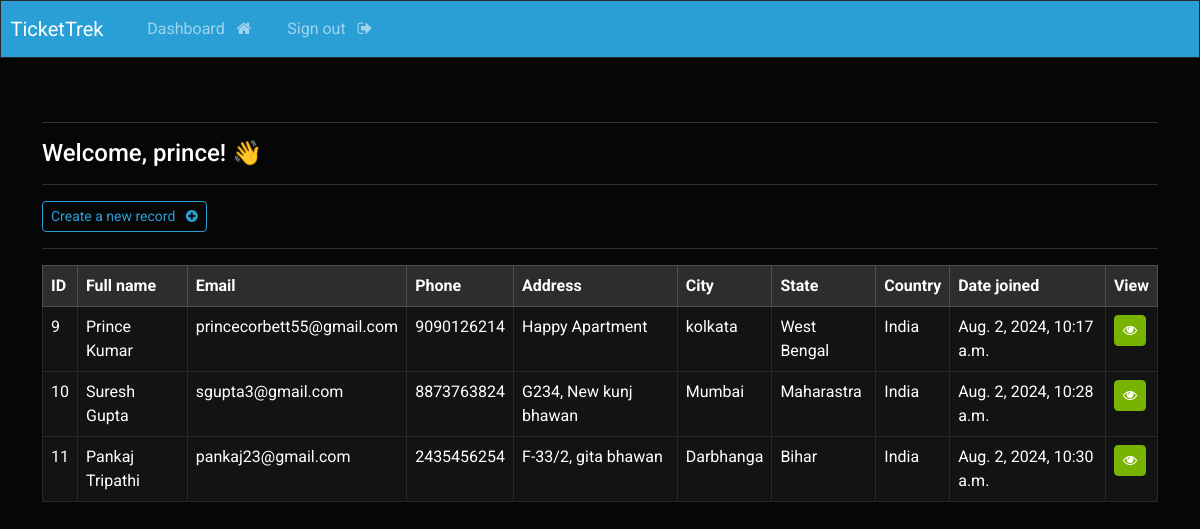
The app's page /dashboard (signed in), older data.
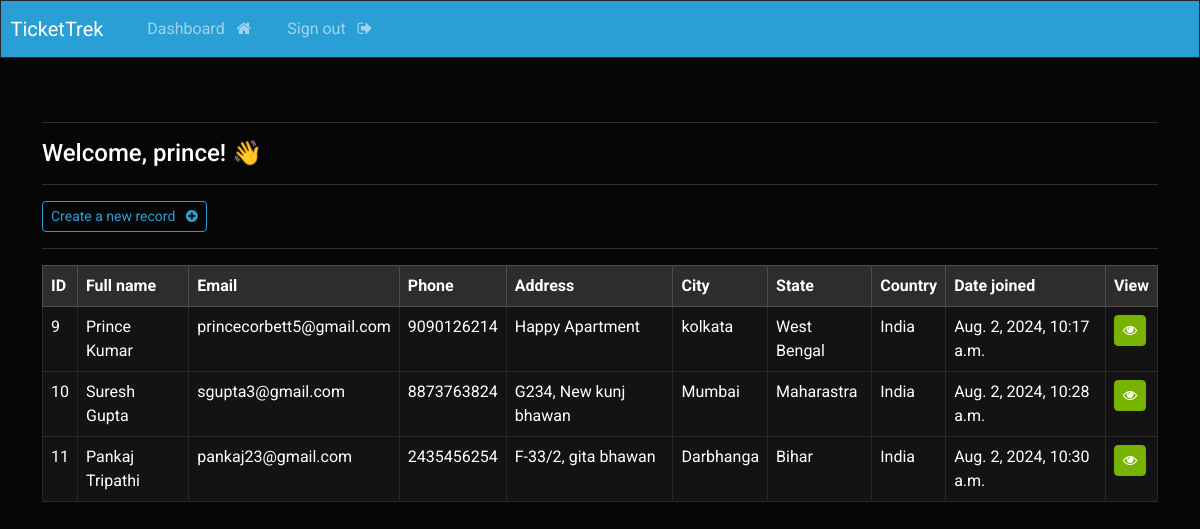
The same page, newer data.
### CRMapp/models.py (models this page shows, shortened)
class Record(models.Model):
    creation_date = models.DateTimeField(auto_now_add=True)
    first_name = models.CharField(max_length=100)
    last_name = models.CharField(max_length=100)
    email = models.EmailField(max_length=300)
    phone = models.CharField(max_length=20)
    address = models.CharField(max_length=300)
    city = models.CharField(max_length=300)
    state = models.CharField(max_length=300, default='default_state')
    country = models.CharField(max_length=100)

### CRMapp/views.py (the view)
# urls.py: path('dashboard', views.dashboard, name="dashboard"),
@login_required(login_url='my-login')
def dashboard(request):
    my_records = Record.objects.all()
    context = {'records': my_records}
    return render(request, 'CRMapp/dashboard.html' , context=context)

### CRMapp/templates/CRMapp/dashboard.html
{% extends 'CRMapp/base.html' %}
{% block content %}
<br>
    <hr>
    <h5> Welcome, {{user}}! 👋 </h5>
    <hr>
    <a class="btn btn-outline-primary btn-sm" href="{% url 'create-record' %}">
        Create a new record &nbsp; <i class="fa fa-plus-circle" aria-hidden="true"></i>
    </a>
    <hr>
    <table class="table table-hover table-bordered">
        <thead class="table-light">
            <tr>
                <th scope="col"> ID </th>
                <th scope="col"> Full name </th>
                <th scope="col"> Email </th>
                <th scope="col"> Phone </th>
                <th scope="col"> Address </th>
                <th scope="col"> City </th>
                <th scope="col"> State </th>
                <th scope="col"> Country </th>
                <th scope="col"> Date joined </th>
                <th scope="col"> View </th>
            </tr>
        </thead>
        <tbody>
        {% if records %}
            {% for record in records %}
            <tr>
                <td> {{record.id}} </td>
                <td> {{record.first_name}}  {{record.last_name}} </td>
                <td> {{record.email}} </td>
                <td> {{record.phone}} </td>
                <td> {{record.address}} </td>
                <td> {{record.city}} </td>
                <td> {{record.state}} </td>
                <td> {{record.country}} </td>
                <td> {{record.creation_date}} </td>
                <td> <a class="btn btn-success btn-sm" href="{% url 'record' record.id %}"> <i class="fa fa-eye" aria-hidden="true"></i> </a> </td>
            </tr>
            {% endfor %}
        {% endif %}
        </tbody>
    </table>
{% endblock %}

Row changes from the older to the newer data that the page shows:
changed Record "Prince": email "princecorbett55@gmail.com" → "princecorbett5@gmail.com"
